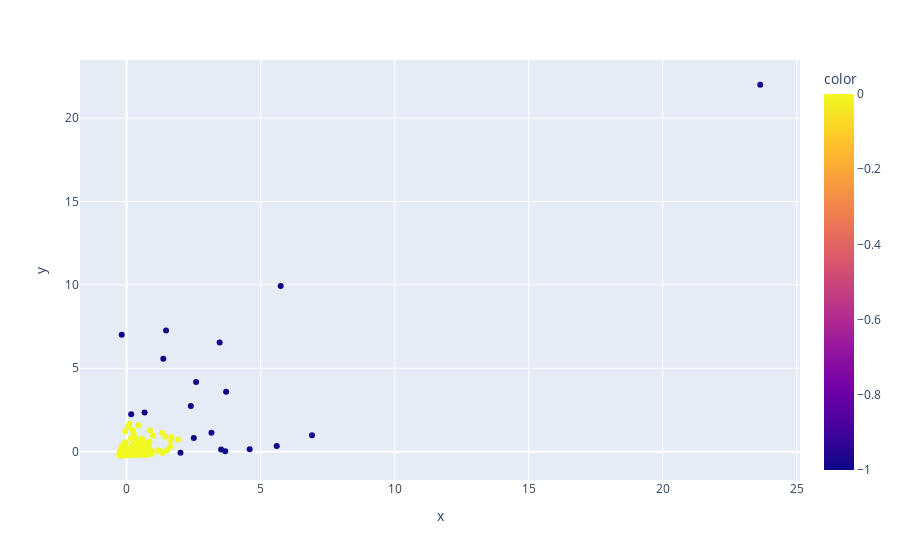

This figure's notebook cell:
### Code cell
#Plotagem DBSCAN
grafico_dbscan = px.scatter(x = X_base[:,0], y = X_base[:,1], color = rotulos_dbscan)
grafico_dbscan.show()

### Figure 1 — Plotly figure (JSON) as saved in the notebook; plotly's stock layout.template omitted (floating-point values rounded to 4 significant figures; data arrays with more than 128 entries replaced by an {"elided": "..."} marker saying what was removed)
{"data": [{"hovertemplate": "x=%{x}<br>y=%{y}<br>color=%{marker.color}<extra></extra>", "legendgroup": "", "marker": {"color": {"elided": "852 int values"}, "coloraxis": "coloraxis", "symbol": "circle"}, "mode": "markers", "name": "", "orientation": "v", "showlegend": false, "type": "scatter", "x": {"elided": "852 float values"}, "xaxis": "x", "y": {"elided": "852 float values"}, "yaxis": "y"}], "layout": {"coloraxis": {"colorbar": {"title": {"text": "color"}}, "colorscale": [[0, "#0d0887"], [0.1111, "#46039f"], [0.2222, "#7201a8"], [0.3333, "#9c179e"], [0.4444, "#bd3786"], [0.5556, "#d8576b"], [0.6667, "#ed7953"], [0.7778, "#fb9f3a"], [0.8889, "#fdca26"], [1, "#f0f921"]]}, "legend": {"tracegroupgap": 0}, "margin": {"t": 60}, "xaxis": {"anchor": "y", "domain": [0, 1], "title": {"text": "x"}}, "yaxis": {"anchor": "x", "domain": [0, 1], "title": {"text": "y"}}}}
